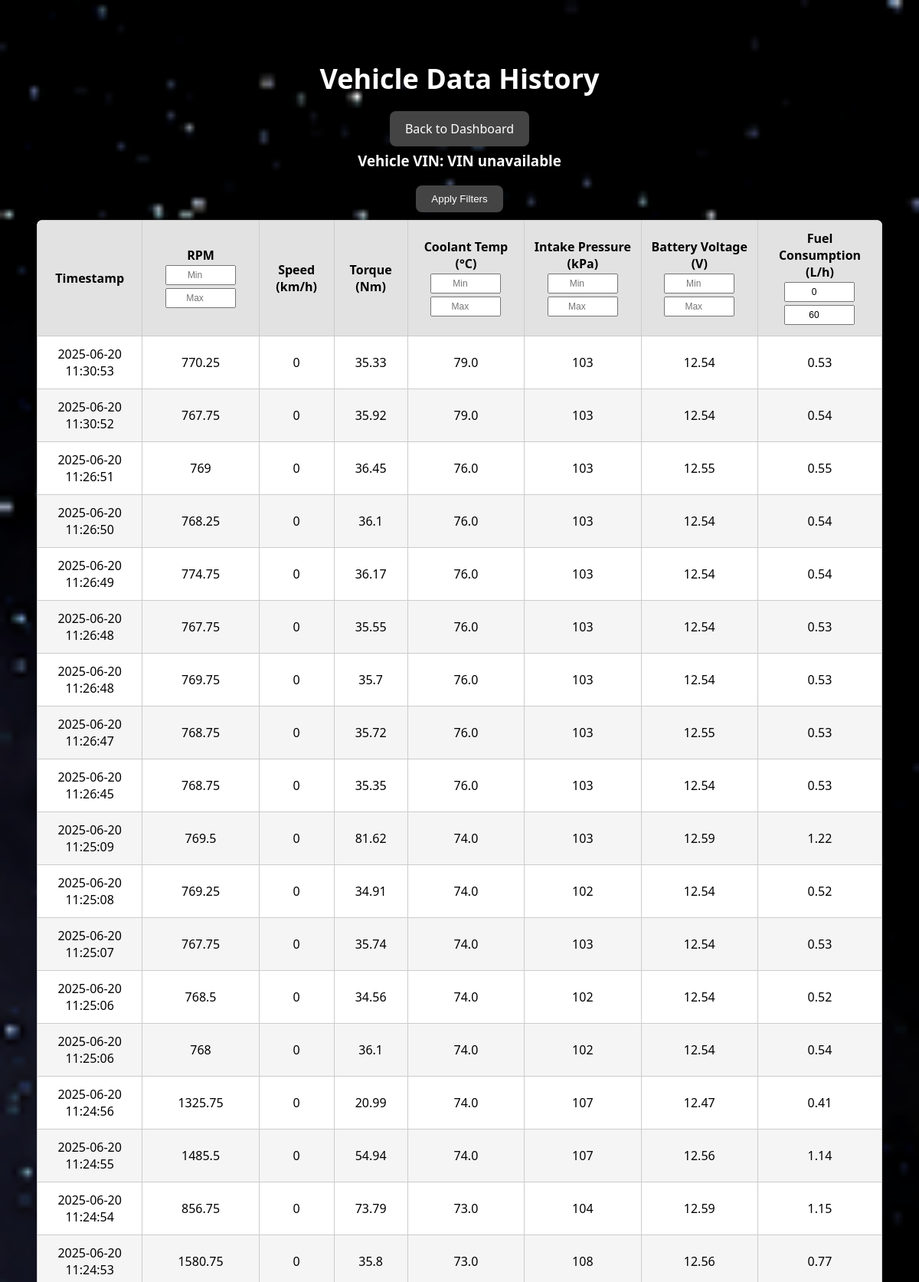
Screenshot of /istoric (signed in, upper part) with the database file from the repository.
### tables this page shows
CREATE TABLE date_extinse (
        id INTEGER PRIMARY KEY AUTOINCREMENT,
        user_id INTEGER,
        timestamp TEXT,
        rpm INTEGER,
        speed INTEGER,
        torque REAL,
        coolant_temp REAL,
        intake_pressure INTEGER,
        battery_voltage REAL,
        fuel_consumption REAL,
        km_per_liter REAL
    );

### main.py (the view)
@app.route("/istoric")
def istoric():
    if not session.get("logged_in"):
        return redirect(url_for("login"))
    user_id = session["user_id"]
    vin = session.get("vin", "VIN unavailable")  # default daca nu a fost citit
    conn = sqlite3.connect("obd_data.db")
    c = conn.cursor()
    c.execute('''
        SELECT timestamp, rpm, speed, torque, coolant_temp,
               intake_pressure, battery_voltage, fuel_consumption
        FROM date_extinse
        WHERE user_id = ?
        ORDER BY timestamp DESC
    ''', (user_id,))
    data = c.fetchall()
    conn.close()
    return render_template("istoric.html", data=data, vin=vin)

### templates/istoric.html (shortened to what this page needs)
<!DOCTYPE html>
<html>
<head>
</head>
<body>
    <h2>Vehicle Data History</h2>
    <div class="buttons">
        <a href="/dashboard">Back to Dashboard</a>
    </div>
    <h3 style="text-align:center; color:white; text-shadow: 1px 1px 2px black;">
        Vehicle VIN: {{ vin }}
    </h3>
    <button id="applyFiltersBtn">Apply Filters</button>
    <table>
        <thead>
            <tr>
                <th>Timestamp</th>
                <th>
                    RPM<br>
                    <input type="number" class="filter-input" id="rpmMin" placeholder="Min">
                    <input type="number" class="filter-input" id="rpmMax" placeholder="Max">
                </th>
                <th>Speed (km/h)</th>
                <th>Torque (Nm)</th>
                <th>
                    Coolant Temp (°C)<br>
                    <input type="number" class="filter-input" id="coolMin" placeholder="Min">
                    <input type="number" class="filter-input" id="coolMax" placeholder="Max">
                </th>
                <th>
                    Intake Pressure (kPa)<br>
                    <input type="number" class="filter-input" id="intakeMin" placeholder="Min">
                    <input type="number" class="filter-input" id="intakeMax" placeholder="Max">
                </th>
                <th>
                    Battery Voltage (V)<br>
                    <input type="number" class="filter-input" id="voltMin" placeholder="Min">
                    <input type="number" class="filter-input" id="voltMax" placeholder="Max">
                </th>
                <th>
                    Fuel Consumption (L/h)<br>
                    <input type="number" class="filter-input" id="fuelMin" placeholder="Min" value="0">
                    <input type="number" class="filter-input" id="fuelMax" placeholder="Max" value="60">
                </th>
            </tr>
        </thead>
        <tbody id="dataBody">
            {% for row in data %}
            <tr>
                <td>{{ row[0] }}</td>
                <td>{{ row[1] if row[1] is not none else 'N/A' }}</td>
                <td>{{ row[2] if row[2] is not none else 'N/A' }}</td>
                <td>{{ row[3] if row[3] is not none else 'N/A' }}</td>
                <td>{{ row[4] if row[4] is not none else 'N/A' }}</td>
                <td>{{ row[5] if row[5] is not none else 'N/A' }}</td>
                <td>{{ row[6] if row[6] is not none else 'N/A' }}</td>
                <td>{{ row[7] if row[7] is not none else 'N/A' }}</td>
            </tr>
            {% endfor %}
        </tbody>
    </table>
</body>
</html>

### templates/istoric.html (style rules this page uses)
body { font-family: 'Segoe UI', sans-serif; background-image: url('../static/dashboardBG.png'); background-size: cover; background-position: center; background-repeat: no-repeat; background-attachment: fixed; padding: 40px; }
h2 { color: white; text-align: center; font-size: 36px; text-shadow: 2px 2px 4px #000; }
.buttons { text-align: center; margin-top: 20px; }
.buttons a { margin: 10px; padding: 12px 20px; background-color: #444; color: white; text-decoration: none; border-radius: 8px; }
#applyFiltersBtn { display: block; margin: 20px auto 10px auto; padding: 10px 20px; background-color: #444; color: white; border: none; border-radius: 8px; cursor: pointer; }
table { width: 100%; margin-top: 10px; border-collapse: collapse; background-color: rgba(255, 255, 255, 0.95); border-radius: 8px; overflow: hidden; }
th, td { padding: 12px; text-align: center; border: 1px solid #ccc; }
th { background-color: #e2e2e2; font-weight: bold; }
tr:nth-child(even) { background-color: #f5f5f5; }
tr:nth-child(odd) { background-color: #ffffff; }
.filter-input { width: 80px; margin: 2px 0; padding: 4px; text-align: center; font-size: 12px; }

### rows the page displays
date_extinse: timestamp "2025-06-20 11:30:53", rpm "770.25", speed "0", torque "35.33", coolant_temp "79.0", intake_pressure "103", battery_voltage "12.54", fuel_consumption "0.53"
date_extinse: timestamp "2025-06-20 11:30:52", rpm "767.75", speed "0", torque "35.92", coolant_temp "79.0", intake_pressure "103", battery_voltage "12.54", fuel_consumption "0.54"
date_extinse: timestamp "2025-06-20 11:26:51", rpm "769", speed "0", torque "36.45", coolant_temp "76.0", intake_pressure "103", battery_voltage "12.55", fuel_consumption "0.55"
date_extinse: timestamp "2025-06-20 11:26:50", rpm "768.25", speed "0", torque "36.1", coolant_temp "76.0", intake_pressure "103", battery_voltage "12.54", fuel_consumption "0.54"
date_extinse: timestamp "2025-06-20 11:26:49", rpm "774.75", speed "0", torque "36.17", coolant_temp "76.0", intake_pressure "103", battery_voltage "12.54", fuel_consumption "0.54"
date_extinse: timestamp "2025-06-20 11:26:48", rpm "767.75", speed "0", torque "35.55", coolant_temp "76.0", intake_pressure "103", battery_voltage "12.54", fuel_consumption "0.53"
date_extinse: timestamp "2025-06-20 11:26:48", rpm "769.75", speed "0", torque "35.7", coolant_temp "76.0", intake_pressure "103", battery_voltage "12.54", fuel_consumption "0.53"
date_extinse: timestamp "2025-06-20 11:26:47", rpm "768.75", speed "0", torque "35.72", coolant_temp "76.0", intake_pressure "103", battery_voltage "12.55", fuel_consumption "0.53"
date_extinse: timestamp "2025-06-20 11:26:45", rpm "768.75", speed "0", torque "35.35", coolant_temp "76.0", intake_pressure "103", battery_voltage "12.54", fuel_consumption "0.53"
date_extinse: timestamp "2025-06-20 11:25:09", rpm "769.5", speed "0", torque "81.62", coolant_temp "74.0", intake_pressure "103", battery_voltage "12.59", fuel_consumption "1.22"
date_extinse: timestamp "2025-06-20 11:25:08", rpm "769.25", speed "0", torque "34.91", coolant_temp "74.0", intake_pressure "102", battery_voltage "12.54", fuel_consumption "0.52"
date_extinse: timestamp "2025-06-20 11:25:07", rpm "767.75", speed "0", torque "35.74", coolant_temp "74.0", intake_pressure "103", battery_voltage "12.54", fuel_consumption "0.53"
date_extinse: timestamp "2025-06-20 11:25:06", rpm "768.5", speed "0", torque "34.56", coolant_temp "74.0", intake_pressure "102", battery_voltage "12.54", fuel_consumption "0.52"
date_extinse: timestamp "2025-06-20 11:25:06", rpm "768", speed "0", torque "36.1", coolant_temp "74.0", intake_pressure "102", battery_voltage "12.54", fuel_consumption "0.54"
date_extinse: timestamp "2025-06-20 11:24:56", rpm "1325.75", speed "0", torque "20.99", coolant_temp "74.0", intake_pressure "107", battery_voltage "12.47", fuel_consumption "0.41"
date_extinse: timestamp "2025-06-20 11:24:55", rpm "1485.5", speed "0", torque "54.94", coolant_temp "74.0", intake_pressure "107", battery_voltage "12.56", fuel_consumption "1.14"
date_extinse: timestamp "2025-06-20 11:24:54", rpm "856.75", speed "0", torque "73.79", coolant_temp "73.0", intake_pressure "104", battery_voltage "12.59", fuel_consumption "1.15"
date_extinse: timestamp "2025-06-20 11:24:53", rpm "1580.75", speed "0", torque "35.8", coolant_temp "73.0", intake_pressure "108", battery_voltage "12.56", fuel_consumption "0.77"

### other values shown
{{ vin }} "VIN unavailable"
